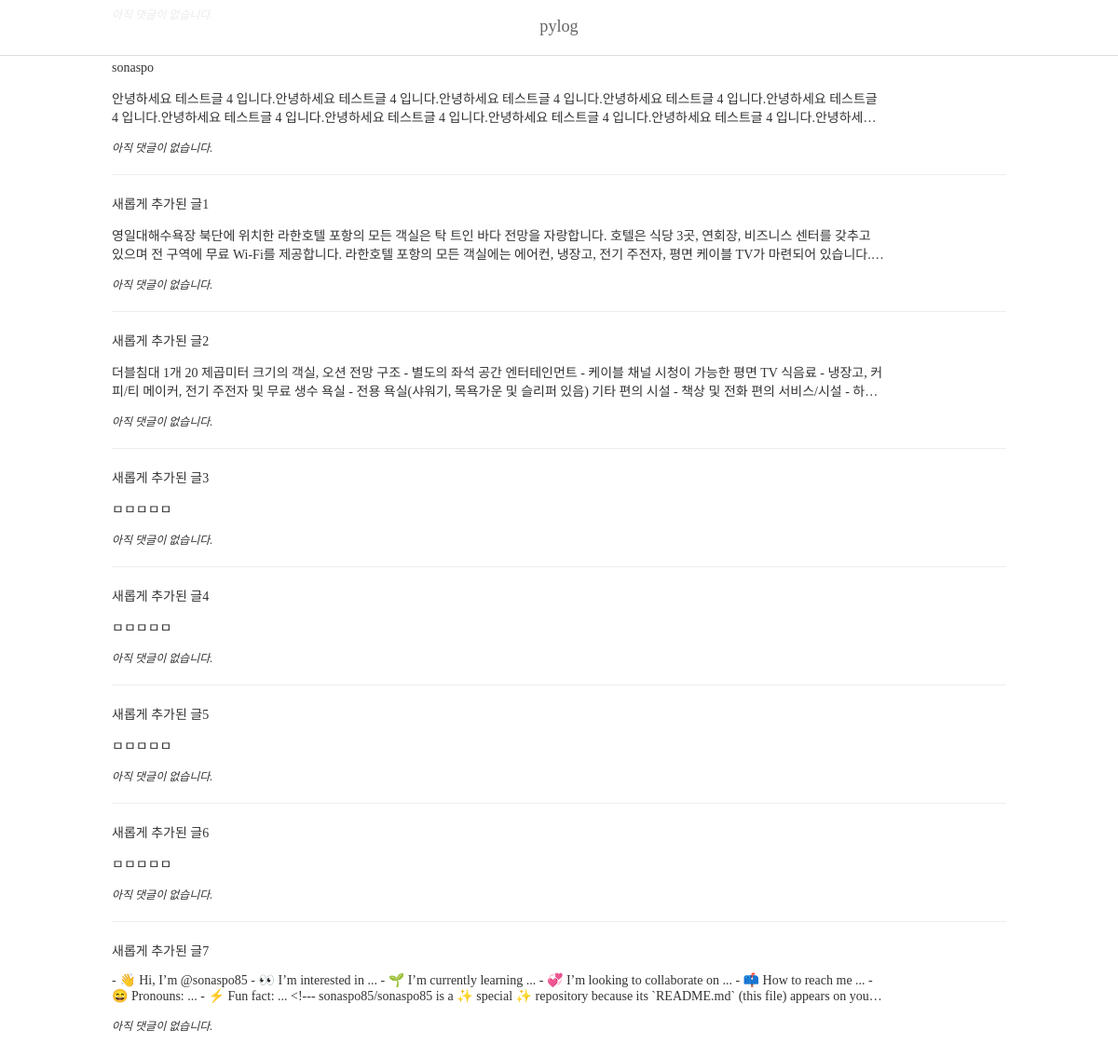
The app's page /, older data.
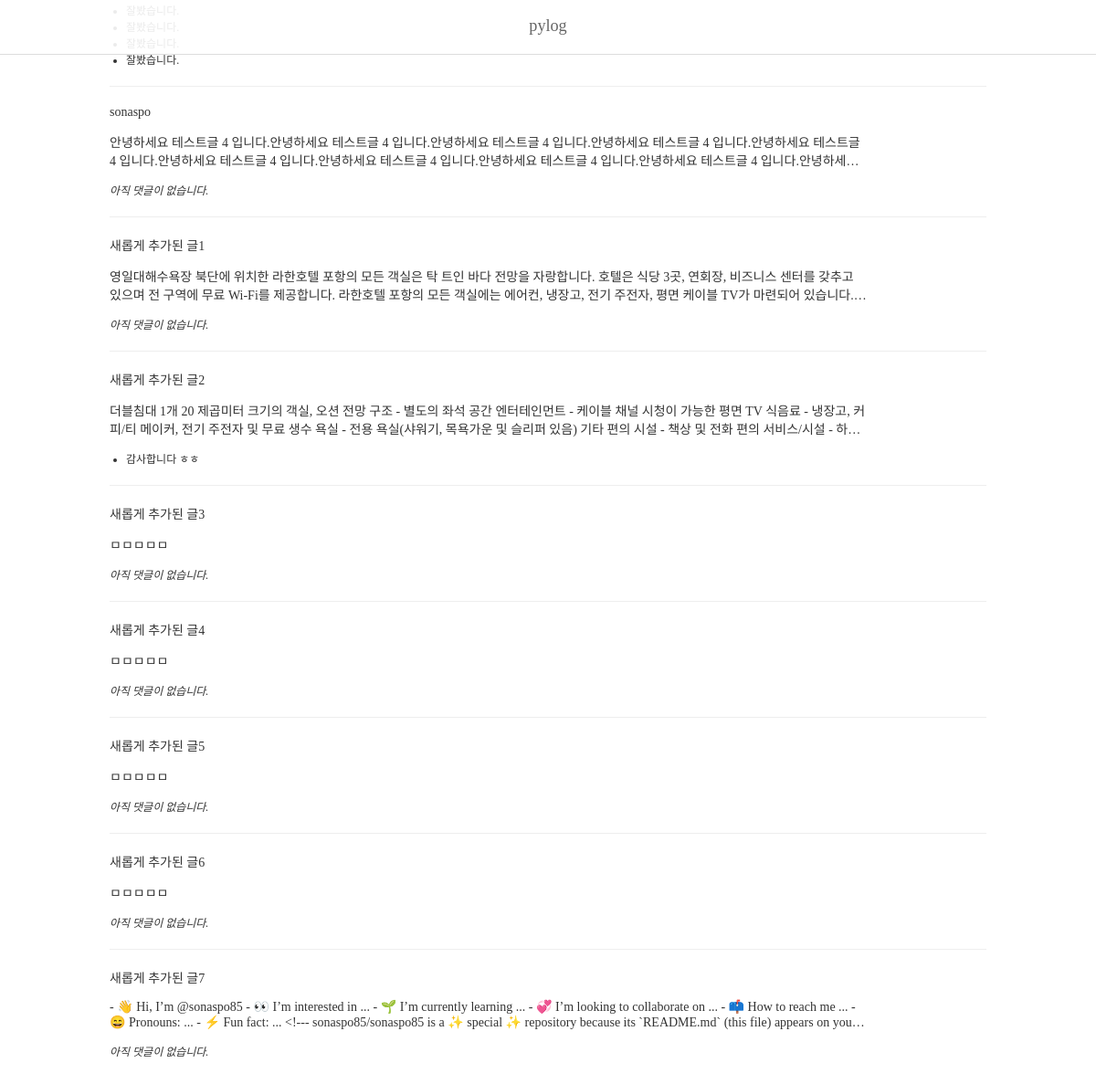
The same page, newer data.
### blog/models.py (models this page shows, shortened)
class Post(models.Model):
    title = models.CharField('포스트 제목', max_length=100)
    content = models.TextField('포스트 내용')
    thumbnail = models.ImageField('썸네일 이미지', upload_to='post', blank=True)

class Comment(models.Model):
    post = models.ForeignKey(Post, on_delete=models.CASCADE)
    content = models.TextField('댓글 내용')

### config/views.py (the view)
# urls.py: path("", index), # 경고 없을때 index 페이지로 연결
def index(request):
    posts = Post.objects.all()
    context = {
        'posts':posts,
    }
    return render(request, 'index.html', context)

### templates/index.html (shortened to what this page needs)
{% load static %}
<!doctype html>
<html lang="ko">
<head>
    <link rel="stylesheet" href="{% static 'css/style.css' %}">
</head>
<body>
    <div id="navbar">
        <span>pylog</span>
    </div>
    <div id="index">
        <div id="post-list">
            <ul class="posts">
                {% for post in posts %}
                <li class="post">
                    <div class="title">
                        <a href="/posts/{{ post.id }}/">{{ post.title }}</a>
                    </div>
                    <p>{{ post.content }}</p>
                    <ul class="comments">
                        {% for comment in post.comment_set.all %}
                        <li class="comment">{{ comment.content }}</li>
                        {% empty %}
                        <li class="comment-empty">아직 댓글이 없습니다.</li>
                        {% endfor %}
                    </ul>
                </li>
                {% endfor %}
            </ul>
        </div>
    </div>
</body>
</html>

Row changes from the older to the newer data that the page shows:
added Comment: content "잘봤습니다."
shown differently, row unchanged: Post "새롭게 추가된 글2": no longer shows "아직 댓글이 없습니다."
added Comment: content "감사합니다 ㅎㅎ", shown under Post "새롭게 추가된 글2"
